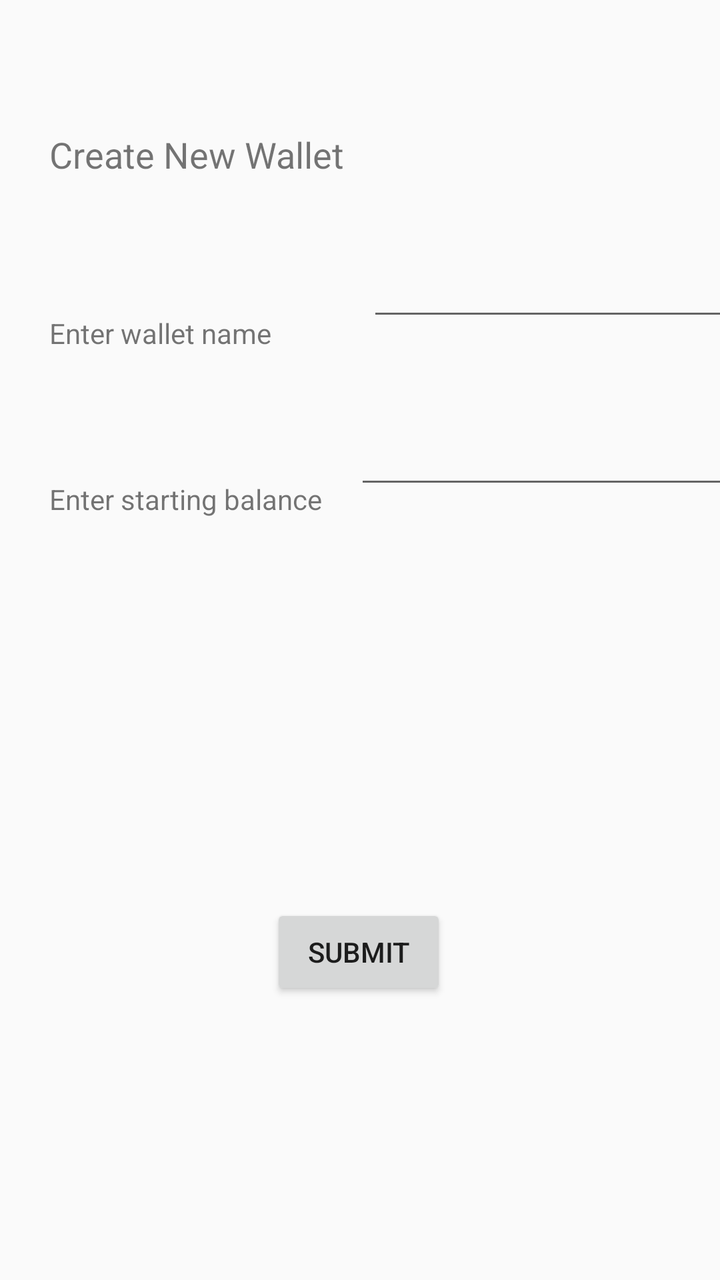
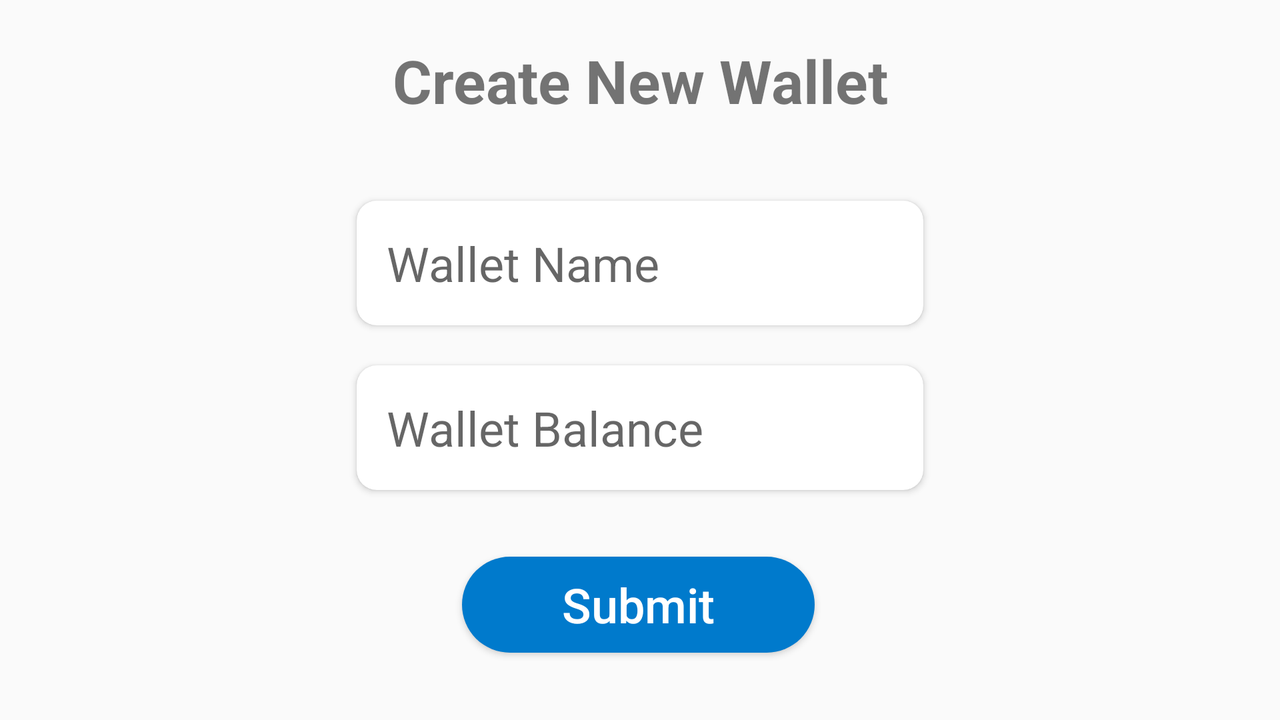

An Android layout and its configuration variant, each rendered on a device that would load it. The default file and the variant file are quoted in full after the pictures.
<!-- AndroidManifest.xml: application theme AppTheme -->
<!-- res/layout/activity_create_wallet.xml -->
<?xml version="1.0" encoding="utf-8"?>
<androidx.constraintlayout.widget.ConstraintLayout xmlns:android="http://schemas.android.com/apk/res/android"
    xmlns:app="http://schemas.android.com/apk/res-auto"
    xmlns:tools="http://schemas.android.com/tools"
    android:layout_width="match_parent"
    android:layout_height="match_parent"
    tools:context=".Activities.CreateWalletActivity">

    <TextView
        android:id="@+id/textView"
        android:layout_width="156dp"
        android:layout_height="28dp"
        android:text="Create New Wallet"
        android:textSize="18sp"
        app:layout_constraintBottom_toBottomOf="parent"
        app:layout_constraintEnd_toEndOf="parent"
        app:layout_constraintHorizontal_bias="0.121"
        app:layout_constraintStart_toStartOf="parent"
        app:layout_constraintTop_toTopOf="parent"
        app:layout_constraintVertical_bias="0.106" />

    <TextView
        android:id="@+id/textView2"
        android:layout_width="wrap_content"
        android:layout_height="wrap_content"
        android:layout_marginTop="64dp"
        android:text="Enter wallet name"
        app:layout_constraintStart_toStartOf="@+id/textView"
        app:layout_constraintTop_toBottomOf="@+id/textView" />

    <EditText
        android:id="@+id/walletName"
        android:layout_width="wrap_content"
        android:layout_height="wrap_content"
        android:layout_marginStart="48dp"
        android:layout_marginTop="124dp"
        android:ems="10"
        android:inputType="textPersonName"
        app:layout_constraintStart_toEndOf="@+id/textView2"
        app:layout_constraintTop_toTopOf="parent" />

    <Button
        android:id="@+id/submit"
        android:layout_width="wrap_content"
        android:layout_height="wrap_content"
        android:layout_marginBottom="140dp"
        android:text="Submit"
        app:layout_constraintBottom_toBottomOf="parent"
        app:layout_constraintEnd_toEndOf="parent"
        app:layout_constraintHorizontal_bias="0.498"
        app:layout_constraintStart_toStartOf="parent" />

    <TextView
        android:id="@+id/textView3"
        android:layout_width="wrap_content"
        android:layout_height="wrap_content"
        android:layout_marginTop="64dp"
        android:text="Enter starting balance"
        app:layout_constraintStart_toStartOf="@+id/textView2"
        app:layout_constraintTop_toBottomOf="@+id/textView2" />

    <EditText
        android:id="@+id/walletBalance"
        android:layout_width="wrap_content"
        android:layout_height="wrap_content"
        android:layout_marginStart="16dp"
        android:layout_marginTop="208dp"
        android:ems="10"
        android:inputType="numberDecimal"
        app:layout_constraintStart_toEndOf="@+id/textView3"
        app:layout_constraintTop_toTopOf="parent" />

</androidx.constraintlayout.widget.ConstraintLayout>
<!-- resources referenced by this layout -->
<resources>
  <style name="AppTheme" parent="Theme.AppCompat.Light.NoActionBar">
          <item name="colorPrimary">@color/colorPrimary</item>
          <item name="colorPrimaryDark">@color/colorPrimaryDark</item>
          <item name="colorAccent">@color/colorAccent</item>
      </style>
  <color name="colorPrimary">#007acc</color>
  <color name="colorPrimaryDark">#00574B</color>
  <color name="colorAccent">#669999</color>
</resources>
<!-- res/layout-land/activity_create_wallet.xml (the repository's variant of the layout above) -->
<!-- drawn on the phone turned sideways -->
<?xml version="1.0" encoding="utf-8"?>
<androidx.constraintlayout.widget.ConstraintLayout xmlns:android="http://schemas.android.com/apk/res/android"
    xmlns:app="http://schemas.android.com/apk/res-auto"
    xmlns:tools="http://schemas.android.com/tools"
    android:layout_width="match_parent"
    android:layout_height="match_parent"
    tools:context=".Activities.CreateWalletActivity">

    <androidx.cardview.widget.CardView
        android:id="@+id/cardView3"
        android:layout_width="wrap_content"
        android:layout_height="wrap_content"
        android:layout_marginTop="40dp"
        android:padding="5dp"
        app:cardCornerRadius="10dp"
        app:layout_constraintEnd_toEndOf="parent"
        app:layout_constraintStart_toStartOf="parent"
        app:layout_constraintTop_toBottomOf="@+id/textView2">

        <EditText
            android:id="@+id/walletName"
            android:layout_width="wrap_content"
            android:layout_height="wrap_content"
            android:background="@color/fui_transparent"
            android:ems="10"
            android:hint="Wallet Name"
            android:inputType="textPersonName"
            android:padding="15dp"
            android:textSize="24sp"
            app:boxBackgroundMode="none" />
    </androidx.cardview.widget.CardView>

    <androidx.cardview.widget.CardView
        android:id="@+id/cardView4"
        android:layout_width="wrap_content"
        android:layout_height="wrap_content"
        android:layout_marginTop="20dp"
        android:padding="5dp"
        app:cardCornerRadius="10dp"
        app:layout_constraintEnd_toEndOf="parent"
        app:layout_constraintStart_toStartOf="parent"
        app:layout_constraintTop_toBottomOf="@+id/cardView3">

        <EditText
            android:id="@+id/walletBalance"
            android:layout_width="wrap_content"
            android:layout_height="wrap_content"
            android:background="@color/fui_transparent"
            android:ems="10"
            android:hint="Wallet Balance"
            android:inputType="numberDecimal"
            android:padding="15dp"
            android:textSize="24sp"
            app:boxBackgroundMode="none" />
    </androidx.cardview.widget.CardView>

    <Button
        android:id="@+id/submit"
        android:layout_width="wrap_content"
        android:layout_height="wrap_content"
        android:background="@drawable/custom_round"
        android:paddingLeft="50dp"
        android:paddingRight="50dp"
        android:text="Submit"
        android:textAllCaps="false"
        android:textColor="@color/white"
        android:textSize="24sp"
        app:layout_constraintBottom_toBottomOf="parent"
        app:layout_constraintEnd_toEndOf="parent"
        app:layout_constraintHorizontal_bias="0.498"
        app:layout_constraintStart_toStartOf="parent"
        app:layout_constraintTop_toBottomOf="@+id/cardView4"
        app:layout_constraintVertical_bias="0.497" />

    <TextView
        android:id="@+id/textView2"
        android:layout_width="wrap_content"
        android:layout_height="wrap_content"
        android:layout_marginTop="20dp"
        android:text="Create New Wallet"
        android:textSize="30sp"
        android:textStyle="bold"
        app:layout_constraintEnd_toEndOf="parent"
        app:layout_constraintStart_toStartOf="parent"
        app:layout_constraintTop_toTopOf="parent" />

</androidx.constraintlayout.widget.ConstraintLayout>
<!-- resources referenced by the variant -->
<!-- as the phone turned sideways resolves them -->
<resources>
  <!-- drawable custom_round (drawable) -->
  <?xml version="1.0" encoding="utf-8"?>
  <selector xmlns:android="http://schemas.android.com/apk/res/android">
      <item>
          <shape android:shape="rectangle">
              <solid android:color="@color/colorPrimary"/>
              <corners android:radius="40dp"/>
          </shape>
      </item>
  </selector>
  <style name="AppTheme" parent="Theme.AppCompat.Light.NoActionBar">
          <item name="colorPrimary">@color/colorPrimary</item>
          <item name="colorPrimaryDark">@color/colorPrimaryDark</item>
          <item name="colorAccent">@color/colorAccent</item>
      </style>
  <color name="colorPrimary">#007acc</color>
  <color name="colorPrimaryDark">#00574B</color>
  <color name="colorAccent">#669999</color>
</resources>
